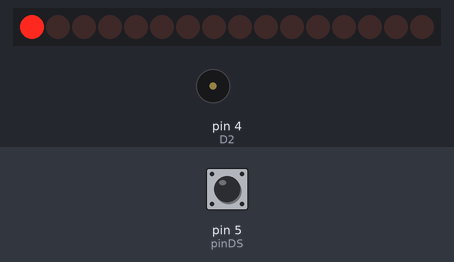
A sketch run on a simulated Arduino Uno, built with avr-gcc and run on an emulated ATmega328P. Shown: 16 shift-register outputs drawn as a row of LEDs (first output left, lit = HIGH), buzzer (waves = sounding). Wiring (inferred from the names in the program): 2 × shift register (74HC595): data A0; shift clock pin 13; latch pin 12. Wiring (inferred from the signals the program sends): row of LEDs: on Q0, Q1, Q2, Q3, Q4, Q5, Q6, Q7, Q8, Q9, Q10, Q11, Q12, Q13, Q14, Q15. Inputs (shaded band) come from the test bench; at power-on: pin 5 (pinDS) LOW. Random numbers use the default seed unless the sketch sets one.

Above: at 1.9 s.
3.5 s: pin 5 (pinDS) pulsed HIGH 2 times (0.12 s each, 0.3 s apart)
At 3.85 s:
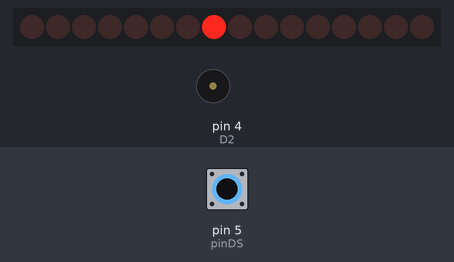
5.6 s: pin 5 (pinDS) driven HIGH
At 8.5 s:
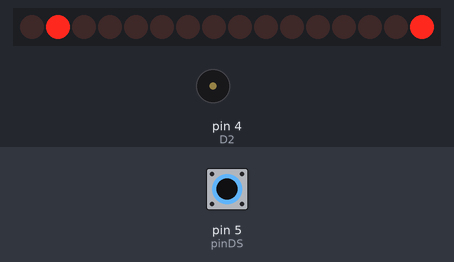
8.6 s: pin 5 (pinDS) pulsed LOW 5 times (0.12 s each, 0.3 s apart)
At 10.9 s:
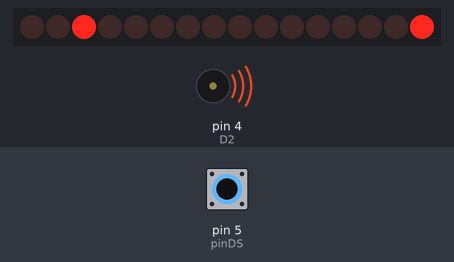
11.6 s: pin 5 (pinDS) driven LOW
Timing chart, 0 to 14.1 s (numbered marks = the images above; inputs shaded):
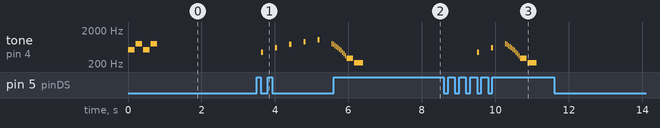

Measured:
- after the input at 3.5 s, tone on pin 4 (D2): plays 450 Hz for 0.06 s, 600 Hz for 0.06 s, 750 Hz for 0.06 s, 900 Hz for 0.06 s, 1050 Hz for 0.06 s, 800 Hz for 0.02 s … (7 notes in this stretch), starting after 0.12 s
- after the input at 8.6 s, tone on pin 4 (D2): plays 450 Hz for 0.06 s, 600 Hz for 0.06 s, 800 Hz for 0.02 s, 750 Hz for 0.02 s, 700 Hz for 0.02 s, 650 Hz for 0.02 s … (14 notes in this stretch), starting after 0.90 s

The sketch:

TP1_Code.ino
```cpp
#include <Arduino.h>

#undef D0
#undef D1
#undef D2
#undef D3
#undef D4
#undef D5
#undef D6
#undef D7
#undef D8
#undef RX
#undef TX

enum Pin : uint8_t {
  D0 = 16,
  D1 =  5,
  D2 =  4,
  D3 =  0,
  D4 =  2,
  D5 = 14,
  D6 = 12,
  D7 = 13,
  D8 = 15,
  RX =  3,
  TX =  1
};

int pinBouton = D1;
int pinBuzzer = D2;
int pinDS     = D5;
int pinSTCP   = D6;
int pinSHCP   = D7;

int score = 0;
int prises = 0;

byte etatRegistre1 = 0b00000000;
byte etatRegistre2 = 0b00000000;


void actualiserRegistres() {
  digitalWrite(pinSTCP, LOW);
  shiftOut(pinDS, pinSHCP, MSBFIRST, etatRegistre2);
  shiftOut(pinDS, pinSHCP, MSBFIRST, etatRegistre1);
  digitalWrite(pinSTCP, HIGH);
}

void eteindreDELs() {
  etatRegistre1 = 0b00000000;
  etatRegistre2 = 0b00000000;
  actualiserRegistres();
}

void afficherPuissance(int niveau) {
  if (niveau == 0) etatRegistre1 = 0b00000000;
  if (niveau == 1) etatRegistre1 = 0b10000000;
  if (niveau == 2) etatRegistre1 = 0b11000000;
  if (niveau == 3) etatRegistre1 = 0b11100000;
  if (niveau == 4) etatRegistre1 = 0b11110000;
  if (niveau == 5) etatRegistre1 = 0b11111000;
  actualiserRegistres();
}

void afficherCible(int cible) {
  if (cible == 0) etatRegistre1 = 0b00000000;
  if (cible == 1) etatRegistre1 = 0b00000100;
  if (cible == 2) etatRegistre1 = 0b00000010;
  if (cible == 3) etatRegistre1 = 0b00000001;
  actualiserRegistres();
}

void actualiserScoreEtPrises() {
  etatRegistre2 = 0b00000000;
  if (prises >= 1) etatRegistre2 = etatRegistre2 + 0b10000000;
  if (score >= 1)  etatRegistre2 = etatRegistre2 + 0b00010000;
  if (score >= 2)  etatRegistre2 = etatRegistre2 + 0b00001000;
  if (score >= 3)  etatRegistre2 = etatRegistre2 + 0b00000100;
  actualiserRegistres();
}


void jouerNote(int frequence, int duree) {
  tone(pinBuzzer, frequence);
  delay(duree);
  noTone(pinBuzzer);
  delay(25);
}

void sonChargement(int niveau) {
  jouerNote(300 + (niveau * 150), 60);
}

void sonVolTir() {
  for (int f = 800; f > 300; f -= 50) {
    jouerNote(f, 15);
  }
}

void sonSucces() {
  jouerNote(784, 100);
  jouerNote(1046, 250);
}

void sonEchec() {
  jouerNote(300, 180);
  jouerNote(220, 250);
}

void sonVictoire() {
  jouerNote(523, 150);
  jouerNote(659, 150);
  jouerNote(784, 150);
  jouerNote(1046, 350);
}

void sonDefaite() {
  jouerNote(400, 200);
  jouerNote(350, 200);
  jouerNote(300, 200);
  jouerNote(250, 400);
}

void animationDebut() {
  for (int i = 0; i < 2; i++) {
    etatRegistre1 = 0b11111111;
    etatRegistre2 = 0b00000000;
    actualiserRegistres();
    jouerNote(523, 180);

    etatRegistre1 = 0b00000000;
    etatRegistre2 = 0b10011100;
    actualiserRegistres();
    jouerNote(784, 180);
  }

  eteindreDELs();
  delay(1000);
}

void clignoterNouveauScore() {
  for (int i = 0; i < 3; i++) {
    score--;
    actualiserScoreEtPrises();
    delay(150);
    score++;
    actualiserScoreEtPrises();
    delay(150);
  }
}

void clignoterPrise() {
  for (int i = 0; i < 3; i++) {
    etatRegistre2 = etatRegistre2 - 0b10000000;
    actualiserRegistres();
    delay(150);
    etatRegistre2 = etatRegistre2 + 0b10000000;
    actualiserRegistres();
    delay(150);
  }
}

void partieGagnee() {
  eteindreDELs();

  for (int i = 0; i < 3; i++) {
    etatRegistre2 = 0b00010000;
    actualiserRegistres();
    delay(120);
    etatRegistre2 = 0b00001000;
    actualiserRegistres();
    delay(120);
    etatRegistre2 = 0b00000100;
    actualiserRegistres();
    delay(120);
  }

  sonVictoire();
  eteindreDELs();
  delay(2000);

  score = 0;
  prises = 0;
  animationDebut();
}

void partiePerdue() {
  eteindreDELs();

  for (int i = 0; i < 4; i++) {
    etatRegistre2 = 0b10000000;
    actualiserRegistres();
    delay(200);
    etatRegistre2 = 0b00000000;
    actualiserRegistres();
    delay(200);
  }

  sonDefaite();
  eteindreDELs();
  delay(2000);

  score = 0;
  prises = 0;
  animationDebut();
}

void setup() {
  pinMode(pinBouton, INPUT);
  pinMode(pinDS, OUTPUT);
  pinMode(pinSTCP, OUTPUT);
  pinMode(pinSHCP, OUTPUT);
  pinMode(pinBuzzer, OUTPUT);

  randomSeed(analogRead(A0));

  eteindreDELs();
  animationDebut();
}

void loop() {
  int cible = random(1, 4);
  int forceRequise = cible + 1;

  afficherCible(cible);
  delay(1000);
  afficherCible(0);

  while (digitalRead(pinBouton) == LOW) {
    delay(10);
  }


  while (digitalRead(pinBouton) == HIGH) {
    delay(10);
  }

  int puissance = 0;
  while (digitalRead(pinBouton) == LOW && puissance < 5) {
    puissance++;
    afficherPuissance(puissance);
    sonChargement(puissance);
    delay(300);
  }

  sonVolTir();
  afficherPuissance(0);


  if (puissance >= 2 && puissance <= 4) {
    afficherCible(puissance - 1);
  }

  if (puissance == forceRequise) {
    sonSucces();
    score++;
    actualiserScoreEtPrises();
    clignoterNouveauScore();
  } else {
    sonEchec();
    prises++;
    actualiserScoreEtPrises();
    clignoterPrise();
  }

  afficherCible(0);

  while (digitalRead(pinBouton) == LOW) {
    delay(10);
  }


  if (score == 3) {
    partieGagnee();
  }

  if (prises == 2) {
    partiePerdue();
  }

  delay(1000);
}
```
